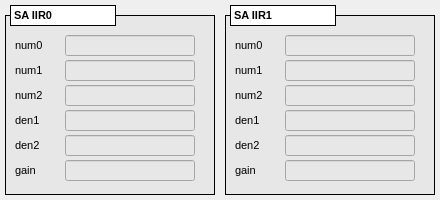
<?xml version="1.0" encoding="UTF-8"?>
<ui version="4.0">
 <class>MainWindow</class>
 <widget class="QMainWindow" name="MainWindow">
  <property name="geometry">
   <rect>
    <x>0</x>
    <y>0</y>
    <width>440</width>
    <height>200</height>
   </rect>
  </property>
  <property name="windowTitle">
   <string>MainWindow</string>
  </property>
  <property name="Title" stdset="0">
   <string>$(DEVICE): SA IIR</string>
  </property>
  <widget class="QWidget" name="centralwidget">
   <widget class="caFrame" name="caframe_3">
    <property name="geometry">
     <rect>
      <x>5</x>
      <y>15</y>
      <width>210</width>
      <height>180</height>
     </rect>
    </property>
    <property name="font">
     <font>
      <pointsize>8</pointsize>
     </font>
    </property>
    <property name="styleSheet">
     <string notr="true">background-color: rgb(231, 231, 231);</string>
    </property>
    <property name="frameShape">
     <enum>QFrame::Box</enum>
    </property>
    <property name="frameShadow">
     <enum>QFrame::Plain</enum>
    </property>
    <property name="lineWidth">
     <number>1</number>
    </property>
    <property name="midLineWidth">
     <number>1</number>
    </property>
    <property name="background">
     <color>
      <red>0</red>
      <green>0</green>
      <blue>0</blue>
     </color>
    </property>
    <property name="backgroundMode">
     <enum>caFrame::Filled</enum>
    </property>
    <widget class="QLabel" name="label_28">
     <property name="geometry">
      <rect>
       <x>10</x>
       <y>20</y>
       <width>45</width>
       <height>20</height>
      </rect>
     </property>
     <property name="font">
      <font>
       <pointsize>8</pointsize>
      </font>
     </property>
     <property name="text">
      <string>num0</string>
     </property>
    </widget>
    <widget class="caTextEntry" name="catextentry_14">
     <property name="geometry">
      <rect>
       <x>60</x>
       <y>20</y>
       <width>130</width>
       <height>21</height>
      </rect>
     </property>
     <property name="font">
      <font>
       <family>Monospace</family>
       <pointsize>10</pointsize>
      </font>
     </property>
     <property name="alignment">
      <set>Qt::AlignRight|Qt::AlignTrailing|Qt::AlignVCenter</set>
     </property>
     <property name="channel" stdset="0">
      <string notr="true">$(DEVICE):dsp:sa:iir0:num0</string>
     </property>
     <property name="foreground">
      <color>
       <red>170</red>
       <green>0</green>
       <blue>0</blue>
      </color>
     </property>
     <property name="background">
      <color>
       <red>255</red>
       <green>255</green>
       <blue>255</blue>
      </color>
     </property>
     <property name="colorMode">
      <enum>caLineEdit::Static</enum>
     </property>
     <property name="precision">
      <number>9</number>
     </property>
     <property name="precisionMode">
      <enum>caLineEdit::User</enum>
     </property>
     <property name="fontScaleMode">
      <enum>caLineEdit::Height</enum>
     </property>
    </widget>
    <widget class="caTextEntry" name="catextentry_15">
     <property name="geometry">
      <rect>
       <x>60</x>
       <y>45</y>
       <width>130</width>
       <height>21</height>
      </rect>
     </property>
     <property name="font">
      <font>
       <family>Monospace</family>
       <pointsize>10</pointsize>
      </font>
     </property>
     <property name="alignment">
      <set>Qt::AlignRight|Qt::AlignTrailing|Qt::AlignVCenter</set>
     </property>
     <property name="channel" stdset="0">
      <string notr="true">$(DEVICE):dsp:sa:iir0:num1</string>
     </property>
     <property name="foreground">
      <color>
       <red>170</red>
       <green>0</green>
       <blue>0</blue>
      </color>
     </property>
     <property name="background">
      <color>
       <red>255</red>
       <green>255</green>
       <blue>255</blue>
      </color>
     </property>
     <property name="colorMode">
      <enum>caLineEdit::Static</enum>
     </property>
     <property name="precision">
      <number>9</number>
     </property>
     <property name="precisionMode">
      <enum>caLineEdit::User</enum>
     </property>
     <property name="fontScaleMode">
      <enum>caLineEdit::Height</enum>
     </property>
    </widget>
    <widget class="QLabel" name="label_31">
     <property name="geometry">
      <rect>
       <x>10</x>
       <y>45</y>
       <width>45</width>
       <height>20</height>
      </rect>
     </property>
     <property name="font">
      <font>
       <pointsize>8</pointsize>
      </font>
     </property>
     <property name="text">
      <string>num1</string>
     </property>
    </widget>
    <widget class="caTextEntry" name="catextentry_16">
     <property name="geometry">
      <rect>
       <x>60</x>
       <y>95</y>
       <width>130</width>
       <height>21</height>
      </rect>
     </property>
     <property name="font">
      <font>
       <family>Monospace</family>
       <pointsize>10</pointsize>
      </font>
     </property>
     <property name="alignment">
      <set>Qt::AlignRight|Qt::AlignTrailing|Qt::AlignVCenter</set>
     </property>
     <property name="channel" stdset="0">
      <string notr="true">$(DEVICE):dsp:sa:iir0:den1</string>
     </property>
     <property name="foreground">
      <color>
       <red>170</red>
       <green>0</green>
       <blue>0</blue>
      </color>
     </property>
     <property name="background">
      <color>
       <red>255</red>
       <green>255</green>
       <blue>255</blue>
      </color>
     </property>
     <property name="colorMode">
      <enum>caLineEdit::Static</enum>
     </property>
     <property name="precision">
      <number>9</number>
     </property>
     <property name="precisionMode">
      <enum>caLineEdit::User</enum>
     </property>
     <property name="fontScaleMode">
      <enum>caLineEdit::Height</enum>
     </property>
    </widget>
    <widget class="caTextEntry" name="catextentry_17">
     <property name="geometry">
      <rect>
       <x>60</x>
       <y>70</y>
       <width>130</width>
       <height>21</height>
      </rect>
     </property>
     <property name="font">
      <font>
       <family>Monospace</family>
       <pointsize>10</pointsize>
      </font>
     </property>
     <property name="alignment">
      <set>Qt::AlignRight|Qt::AlignTrailing|Qt::AlignVCenter</set>
     </property>
     <property name="channel" stdset="0">
      <string notr="true">$(DEVICE):dsp:sa:iir0:num2</string>
     </property>
     <property name="foreground">
      <color>
       <red>170</red>
       <green>0</green>
       <blue>0</blue>
      </color>
     </property>
     <property name="background">
      <color>
       <red>255</red>
       <green>255</green>
       <blue>255</blue>
      </color>
     </property>
     <property name="colorMode">
      <enum>caLineEdit::Static</enum>
     </property>
     <property name="precision">
      <number>9</number>
     </property>
     <property name="precisionMode">
      <enum>caLineEdit::User</enum>
     </property>
     <property name="fontScaleMode">
      <enum>caLineEdit::Height</enum>
     </property>
    </widget>
    <widget class="QLabel" name="label_35">
     <property name="geometry">
      <rect>
       <x>10</x>
       <y>95</y>
       <width>45</width>
       <height>20</height>
      </rect>
     </property>
     <property name="font">
      <font>
       <pointsize>8</pointsize>
      </font>
     </property>
     <property name="text">
      <string>den1</string>
     </property>
    </widget>
    <widget class="QLabel" name="label_41">
     <property name="geometry">
      <rect>
       <x>10</x>
       <y>70</y>
       <width>45</width>
       <height>20</height>
      </rect>
     </property>
     <property name="font">
      <font>
       <pointsize>8</pointsize>
      </font>
     </property>
     <property name="text">
      <string>num2</string>
     </property>
    </widget>
    <widget class="caTextEntry" name="catextentry_18">
     <property name="geometry">
      <rect>
       <x>60</x>
       <y>145</y>
       <width>130</width>
       <height>21</height>
      </rect>
     </property>
     <property name="font">
      <font>
       <family>Monospace</family>
       <pointsize>10</pointsize>
      </font>
     </property>
     <property name="alignment">
      <set>Qt::AlignRight|Qt::AlignTrailing|Qt::AlignVCenter</set>
     </property>
     <property name="channel" stdset="0">
      <string notr="true">$(DEVICE):dsp:sa:iir0:gain</string>
     </property>
     <property name="foreground">
      <color>
       <red>170</red>
       <green>0</green>
       <blue>0</blue>
      </color>
     </property>
     <property name="background">
      <color>
       <red>255</red>
       <green>255</green>
       <blue>255</blue>
      </color>
     </property>
     <property name="colorMode">
      <enum>caLineEdit::Static</enum>
     </property>
     <property name="precision">
      <number>9</number>
     </property>
     <property name="precisionMode">
      <enum>caLineEdit::User</enum>
     </property>
     <property name="fontScaleMode">
      <enum>caLineEdit::Height</enum>
     </property>
    </widget>
    <widget class="caTextEntry" name="catextentry_20">
     <property name="geometry">
      <rect>
       <x>60</x>
       <y>120</y>
       <width>130</width>
       <height>21</height>
      </rect>
     </property>
     <property name="font">
      <font>
       <family>Monospace</family>
       <pointsize>10</pointsize>
      </font>
     </property>
     <property name="alignment">
      <set>Qt::AlignRight|Qt::AlignTrailing|Qt::AlignVCenter</set>
     </property>
     <property name="channel" stdset="0">
      <string notr="true">$(DEVICE):dsp:sa:iir0:den2</string>
     </property>
     <property name="foreground">
      <color>
       <red>170</red>
       <green>0</green>
       <blue>0</blue>
      </color>
     </property>
     <property name="background">
      <color>
       <red>255</red>
       <green>255</green>
       <blue>255</blue>
      </color>
     </property>
     <property name="colorMode">
      <enum>caLineEdit::Static</enum>
     </property>
     <property name="precision">
      <number>9</number>
     </property>
     <property name="precisionMode">
      <enum>caLineEdit::User</enum>
     </property>
     <property name="fontScaleMode">
      <enum>caLineEdit::Height</enum>
     </property>
    </widget>
    <widget class="QLabel" name="label_44">
     <property name="geometry">
      <rect>
       <x>10</x>
       <y>145</y>
       <width>45</width>
       <height>20</height>
      </rect>
     </property>
     <property name="font">
      <font>
       <pointsize>8</pointsize>
      </font>
     </property>
     <property name="text">
      <string>gain</string>
     </property>
    </widget>
    <widget class="QLabel" name="label_46">
     <property name="geometry">
      <rect>
       <x>10</x>
       <y>120</y>
       <width>45</width>
       <height>20</height>
      </rect>
     </property>
     <property name="font">
      <font>
       <pointsize>8</pointsize>
      </font>
     </property>
     <property name="text">
      <string>den2</string>
     </property>
    </widget>
   </widget>
   <widget class="QLabel" name="label_25">
    <property name="geometry">
     <rect>
      <x>10</x>
      <y>5</y>
      <width>106</width>
      <height>21</height>
     </rect>
    </property>
    <property name="font">
     <font>
      <pointsize>8</pointsize>
      <weight>75</weight>
      <bold>true</bold>
     </font>
    </property>
    <property name="styleSheet">
     <string notr="true">background-color: rgb(255, 255, 255);</string>
    </property>
    <property name="frameShape">
     <enum>QFrame::Box</enum>
    </property>
    <property name="text">
     <string>SA IIR0</string>
    </property>
   </widget>
   <widget class="caFrame" name="caframe_4">
    <property name="geometry">
     <rect>
      <x>225</x>
      <y>15</y>
      <width>210</width>
      <height>180</height>
     </rect>
    </property>
    <property name="font">
     <font>
      <pointsize>8</pointsize>
     </font>
    </property>
    <property name="styleSheet">
     <string notr="true">background-color: rgb(231, 231, 231);</string>
    </property>
    <property name="frameShape">
     <enum>QFrame::Box</enum>
    </property>
    <property name="frameShadow">
     <enum>QFrame::Plain</enum>
    </property>
    <property name="lineWidth">
     <number>1</number>
    </property>
    <property name="midLineWidth">
     <number>1</number>
    </property>
    <property name="background">
     <color>
      <red>0</red>
      <green>0</green>
      <blue>0</blue>
     </color>
    </property>
    <property name="backgroundMode">
     <enum>caFrame::Filled</enum>
    </property>
    <widget class="QLabel" name="label_29">
     <property name="geometry">
      <rect>
       <x>10</x>
       <y>20</y>
       <width>45</width>
       <height>20</height>
      </rect>
     </property>
     <property name="font">
      <font>
       <pointsize>8</pointsize>
      </font>
     </property>
     <property name="text">
      <string>num0</string>
     </property>
    </widget>
    <widget class="caTextEntry" name="catextentry_19">
     <property name="geometry">
      <rect>
       <x>60</x>
       <y>20</y>
       <width>130</width>
       <height>21</height>
      </rect>
     </property>
     <property name="font">
      <font>
       <family>Monospace</family>
       <pointsize>10</pointsize>
      </font>
     </property>
     <property name="alignment">
      <set>Qt::AlignRight|Qt::AlignTrailing|Qt::AlignVCenter</set>
     </property>
     <property name="channel" stdset="0">
      <string notr="true">$(DEVICE):dsp:sa:iir1:num0</string>
     </property>
     <property name="foreground">
      <color>
       <red>170</red>
       <green>0</green>
       <blue>0</blue>
      </color>
     </property>
     <property name="background">
      <color>
       <red>255</red>
       <green>255</green>
       <blue>255</blue>
      </color>
     </property>
     <property name="colorMode">
      <enum>caLineEdit::Static</enum>
     </property>
     <property name="precision">
      <number>9</number>
     </property>
     <property name="precisionMode">
      <enum>caLineEdit::User</enum>
     </property>
     <property name="fontScaleMode">
      <enum>caLineEdit::Height</enum>
     </property>
    </widget>
    <widget class="caTextEntry" name="catextentry_21">
     <property name="geometry">
      <rect>
       <x>60</x>
       <y>45</y>
       <width>130</width>
       <height>21</height>
      </rect>
     </property>
     <property name="font">
      <font>
       <family>Monospace</family>
       <pointsize>10</pointsize>
      </font>
     </property>
     <property name="alignment">
      <set>Qt::AlignRight|Qt::AlignTrailing|Qt::AlignVCenter</set>
     </property>
     <property name="channel" stdset="0">
      <string notr="true">$(DEVICE):dsp:sa:iir1:num1</string>
     </property>
     <property name="foreground">
      <color>
       <red>170</red>
       <green>0</green>
       <blue>0</blue>
      </color>
     </property>
     <property name="background">
      <color>
       <red>255</red>
       <green>255</green>
       <blue>255</blue>
      </color>
     </property>
     <property name="colorMode">
      <enum>caLineEdit::Static</enum>
     </property>
     <property name="precision">
      <number>9</number>
     </property>
     <property name="precisionMode">
      <enum>caLineEdit::User</enum>
     </property>
     <property name="fontScaleMode">
      <enum>caLineEdit::Height</enum>
     </property>
    </widget>
    <widget class="QLabel" name="label_32">
     <property name="geometry">
      <rect>
       <x>10</x>
       <y>45</y>
       <width>45</width>
       <height>20</height>
      </rect>
     </property>
     <property name="font">
      <font>
       <pointsize>8</pointsize>
      </font>
     </property>
     <property name="text">
      <string>num1</string>
     </property>
    </widget>
    <widget class="caTextEntry" name="catextentry_22">
     <property name="geometry">
      <rect>
       <x>60</x>
       <y>95</y>
       <width>130</width>
       <height>21</height>
      </rect>
     </property>
     <property name="font">
      <font>
       <family>Monospace</family>
       <pointsize>10</pointsize>
      </font>
     </property>
     <property name="alignment">
      <set>Qt::AlignRight|Qt::AlignTrailing|Qt::AlignVCenter</set>
     </property>
     <property name="channel" stdset="0">
      <string notr="true">$(DEVICE):dsp:sa:iir1:den1</string>
     </property>
     <property name="foreground">
      <color>
       <red>170</red>
       <green>0</green>
       <blue>0</blue>
      </color>
     </property>
     <property name="background">
      <color>
       <red>255</red>
       <green>255</green>
       <blue>255</blue>
      </color>
     </property>
     <property name="colorMode">
      <enum>caLineEdit::Static</enum>
     </property>
     <property name="precision">
      <number>9</number>
     </property>
     <property name="precisionMode">
      <enum>caLineEdit::User</enum>
     </property>
     <property name="fontScaleMode">
      <enum>caLineEdit::Height</enum>
     </property>
    </widget>
    <widget class="caTextEntry" name="catextentry_23">
     <property name="geometry">
      <rect>
       <x>60</x>
       <y>70</y>
       <width>130</width>
       <height>21</height>
      </rect>
     </property>
     <property name="font">
      <font>
       <family>Monospace</family>
       <pointsize>10</pointsize>
      </font>
     </property>
     <property name="alignment">
      <set>Qt::AlignRight|Qt::AlignTrailing|Qt::AlignVCenter</set>
     </property>
     <property name="channel" stdset="0">
      <string notr="true">$(DEVICE):dsp:sa:iir1:num2</string>
     </property>
     <property name="foreground">
      <color>
       <red>170</red>
       <green>0</green>
       <blue>0</blue>
      </color>
     </property>
     <property name="background">
      <color>
       <red>255</red>
       <green>255</green>
       <blue>255</blue>
      </color>
     </property>
     <property name="colorMode">
      <enum>caLineEdit::Static</enum>
     </property>
     <property name="precision">
      <number>9</number>
     </property>
     <property name="precisionMode">
      <enum>caLineEdit::User</enum>
     </property>
     <property name="fontScaleMode">
      <enum>caLineEdit::Height</enum>
     </property>
    </widget>
    <widget class="QLabel" name="label_36">
     <property name="geometry">
      <rect>
       <x>10</x>
       <y>95</y>
       <width>45</width>
       <height>20</height>
      </rect>
     </property>
     <property name="font">
      <font>
       <pointsize>8</pointsize>
      </font>
     </property>
     <property name="text">
      <string>den1</string>
     </property>
    </widget>
    <widget class="QLabel" name="label_42">
     <property name="geometry">
      <rect>
       <x>10</x>
       <y>70</y>
       <width>45</width>
       <height>20</height>
      </rect>
     </property>
     <property name="font">
      <font>
       <pointsize>8</pointsize>
      </font>
     </property>
     <property name="text">
      <string>num2</string>
     </property>
    </widget>
    <widget class="caTextEntry" name="catextentry_24">
     <property name="geometry">
      <rect>
       <x>60</x>
       <y>145</y>
       <width>130</width>
       <height>21</height>
      </rect>
     </property>
     <property name="font">
      <font>
       <family>Monospace</family>
       <pointsize>10</pointsize>
      </font>
     </property>
     <property name="alignment">
      <set>Qt::AlignRight|Qt::AlignTrailing|Qt::AlignVCenter</set>
     </property>
     <property name="channel" stdset="0">
      <string notr="true">$(DEVICE):dsp:sa:iir1:gain</string>
     </property>
     <property name="foreground">
      <color>
       <red>170</red>
       <green>0</green>
       <blue>0</blue>
      </color>
     </property>
     <property name="background">
      <color>
       <red>255</red>
       <green>255</green>
       <blue>255</blue>
      </color>
     </property>
     <property name="colorMode">
      <enum>caLineEdit::Static</enum>
     </property>
     <property name="precision">
      <number>9</number>
     </property>
     <property name="precisionMode">
      <enum>caLineEdit::User</enum>
     </property>
     <property name="fontScaleMode">
      <enum>caLineEdit::Height</enum>
     </property>
    </widget>
    <widget class="caTextEntry" name="catextentry_25">
     <property name="geometry">
      <rect>
       <x>60</x>
       <y>120</y>
       <width>130</width>
       <height>21</height>
      </rect>
     </property>
     <property name="font">
      <font>
       <family>Monospace</family>
       <pointsize>10</pointsize>
      </font>
     </property>
     <property name="alignment">
      <set>Qt::AlignRight|Qt::AlignTrailing|Qt::AlignVCenter</set>
     </property>
     <property name="channel" stdset="0">
      <string notr="true">$(DEVICE):dsp:sa:iir1:den2</string>
     </property>
     <property name="foreground">
      <color>
       <red>170</red>
       <green>0</green>
       <blue>0</blue>
      </color>
     </property>
     <property name="background">
      <color>
       <red>255</red>
       <green>255</green>
       <blue>255</blue>
      </color>
     </property>
     <property name="colorMode">
      <enum>caLineEdit::Static</enum>
     </property>
     <property name="precision">
      <number>9</number>
     </property>
     <property name="precisionMode">
      <enum>caLineEdit::User</enum>
     </property>
     <property name="fontScaleMode">
      <enum>caLineEdit::Height</enum>
     </property>
    </widget>
    <widget class="QLabel" name="label_45">
     <property name="geometry">
      <rect>
       <x>10</x>
       <y>145</y>
       <width>45</width>
       <height>20</height>
      </rect>
     </property>
     <property name="font">
      <font>
       <pointsize>8</pointsize>
      </font>
     </property>
     <property name="text">
      <string>gain</string>
     </property>
    </widget>
    <widget class="QLabel" name="label_47">
     <property name="geometry">
      <rect>
       <x>10</x>
       <y>120</y>
       <width>45</width>
       <height>20</height>
      </rect>
     </property>
     <property name="font">
      <font>
       <pointsize>8</pointsize>
      </font>
     </property>
     <property name="text">
      <string>den2</string>
     </property>
    </widget>
   </widget>
   <widget class="QLabel" name="label_26">
    <property name="geometry">
     <rect>
      <x>230</x>
      <y>5</y>
      <width>106</width>
      <height>21</height>
     </rect>
    </property>
    <property name="font">
     <font>
      <pointsize>8</pointsize>
      <weight>75</weight>
      <bold>true</bold>
     </font>
    </property>
    <property name="styleSheet">
     <string notr="true">background-color: rgb(255, 255, 255);</string>
    </property>
    <property name="frameShape">
     <enum>QFrame::Box</enum>
    </property>
    <property name="text">
     <string>SA IIR1</string>
    </property>
   </widget>
  </widget>
 </widget>
 <customwidgets>
  <customwidget>
   <class>caTextEntry</class>
   <extends>caLineEdit</extends>
   <header>caTextEntry</header>
  </customwidget>
  <customwidget>
   <class>caFrame</class>
   <extends>QFrame</extends>
   <header>caFrame</header>
   <container>1</container>
  </customwidget>
  <customwidget>
   <class>caLineEdit</class>
   <extends>QLineEdit</extends>
   <header>caLineEdit</header>
  </customwidget>
 </customwidgets>
 <resources/>
 <connections/>
</ui>
